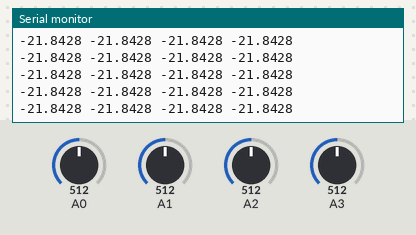
Recording of a sketch running on a simulated Arduino Uno, built with avr-gcc and run on an emulated ATmega328P. Parts: the last lines printed to the serial monitor. Inputs (shaded band) come from the test bench; at power-on: A0 = 512, A1 = 512, A2 = 512, A3 = 512.

Above: at 1.2 s.
1.3 s: A0 set to 716
At 1.35 s:
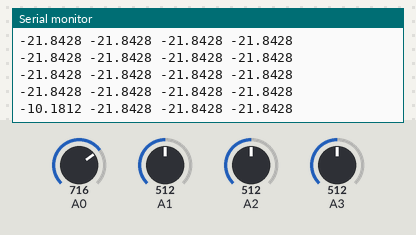
2.8 s: A1 set to 716
At 2.9 s:
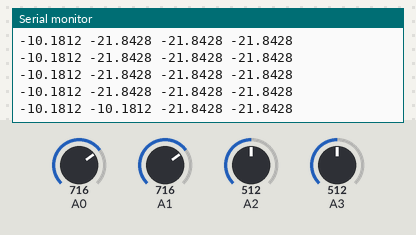
5.8 s: A2 set to 716
At 5.89 s:
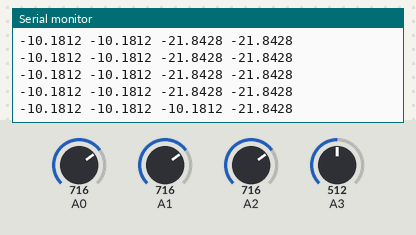
8.8 s: A3 set to 716
At 8.89 s:
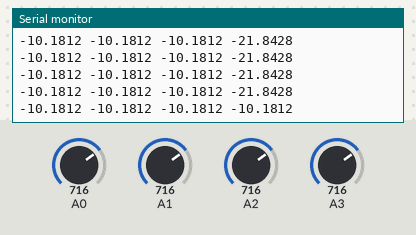
10.3 s: A0 set to 992
At 10.34 s:
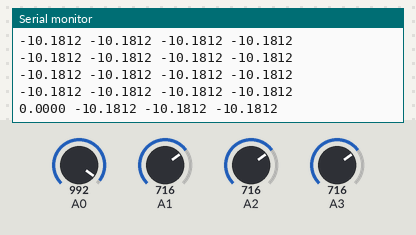
11.8 s: A1 set to 992
At 11.88 s:
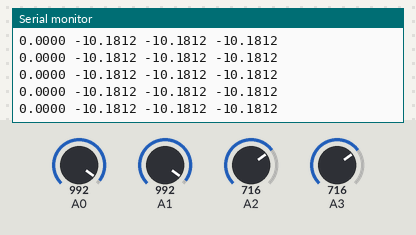
Timing chart, 0 to 14.3 s (numbered marks = the images above; inputs shaded):
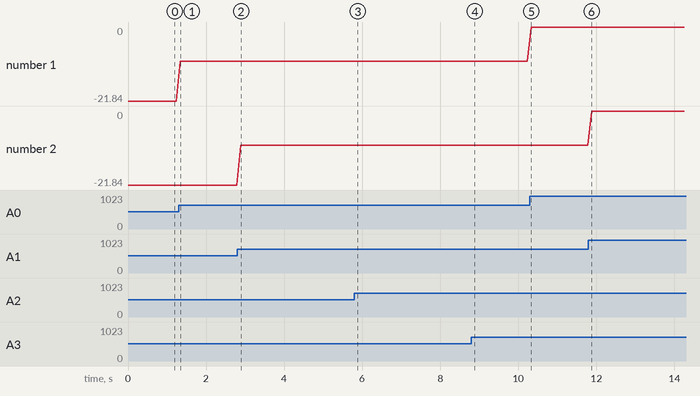

Measured:
- after the input at 1.3 s, the serial monitor: prints a new line at once (image 1)
- after the input at 2.8 s, the serial monitor: prints a new line after 0.09 s (image 2)
- after the input at 5.8 s, the serial monitor: prints a new line after 0.09 s (image 3)
- after the input at 8.8 s, the serial monitor: prints a new line after 0.09 s (image 4)
- after the input at 10.3 s, the serial monitor: prints a new line at once (image 5)
- plotted number 1: -21.84 → -10.18 after the input at 1.3 s, -10.18 → 0 after the input at 10.3 s

The sketch:

sketch_vacume-gauge-basic.ino
```cpp
void setup() {

  Serial.begin(9600);

}


void loop() {

  int sensorvalue[] = {analogRead(A0),analogRead(A1),analogRead(A2),analogRead(A3)};

  float input = 4.75;

  float kPa[4] ;

  for (int i=0;i<4;i++){
    kPa[i] = voutkPa(sensorvalue[i],input);
  }


 Serial.print(kPa[0], 4);
 Serial.print(" ");
 Serial.print(kPa[1], 4);
 Serial.print(" ");
 Serial.print(kPa[2], 4);
 Serial.print(" ");
 Serial.println(kPa[3], 4);


  delay(100);
}


float voutkPa(float sensorvalue ,float input){

  float voltage = sensorvalue * (5.0 / 1023.0);
  float kPa = (((voltage/4.75)-0.92)/0.018);

  if(kPa>0){
    kPa=0;
  }

  return kPa;
}
```
